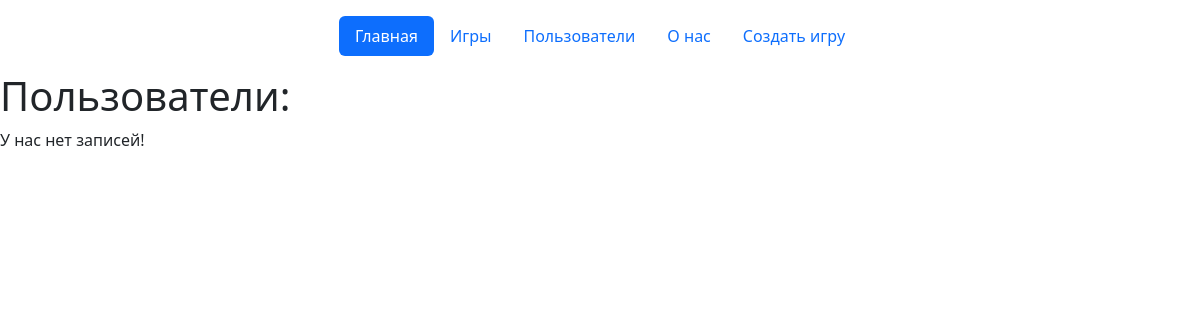
/users, run on an earlier commit of the app's database.
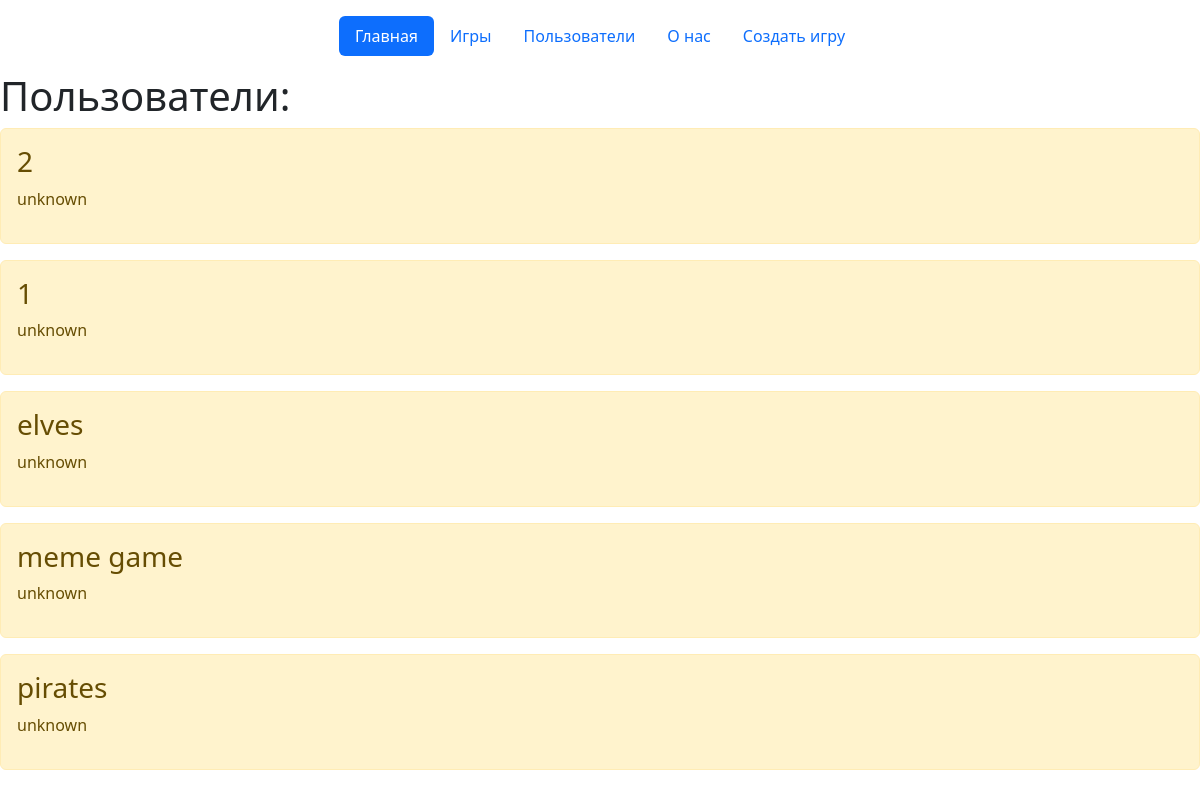
And on a later commit of the database.
### main/models.py (models this page shows, shortened)
class Users(models.Model):
    name = models.CharField('Имя', max_length=50)
    email = models.TextField('Почта')
    class Meta:
        verbose_name = 'Пользователь'
        verbose_name_plural = 'Пользователи'

### main/views.py (the view)
# urls.py: path('users', views.users, name='users'),
def users(request):
    users = Users.objects.order_by('-id')
    return render(request, 'main/users.html', {'title': 'Пользователи', 'users': users})

### main/templates/main/users.html (shortened to what this page needs)
{% extends 'main/template.html' %}
{% block content %}
    <h1> Пользователи: </h1>
    {% if users %}
        {% for el in users %}
            <div class="alert alert-warning mt-2">
                <h3> {{ el.name }}</h3>
                <p> {{ el.email }}</p>
            </div>
        {% endfor %}
    {% else %}
        <p>У нас нет записей!</p>
    {% endif %}
{% endblock %}

### main/templates/main/template.html (shortened to what this page needs)
<!DOCTYPE html>
<html lang="en">
<head>
    <link rel="stylesheet" href="https://cdn.jsdelivr.net/npm/bootstrap@5.2.3/dist/css/bootstrap.min.css">
</head>
<body>
<header class="d-flex justify-content-center py-3">
    <ul class="nav nav-pills">
        <li class="nav-item"><a href="{% url 'home' %}" class="nav-link active" aria-current="page">Главная</a></li>
        <li class="nav-item"><a href="{% url 'games' %}" class="nav-link">Игры</a></li>
        <li class="nav-item"><a href="{% url 'users' %}" class="nav-link">Пользователи</a></li>
        <li class="nav-item"><a href="{% url 'about' %}" class="nav-link">О нас</a></li>
        <li class="nav-item"><a href="{% url 'create' %}" class="nav-link">Создать игру</a></li>
    </ul>
</header>
{% block content %}{% endblock %}
</body>
</html>

What changed in the data, as far as the page shows it:
added Users: name "2", email "unknown"
added Users: name "1", email "unknown"
added Users: name "elves", email "unknown"
added Users: name "meme game", email "unknown"
added Users: name "pirates", email "unknown"
Also different on the page:
text no longer shown: "У нас нет записей!"
